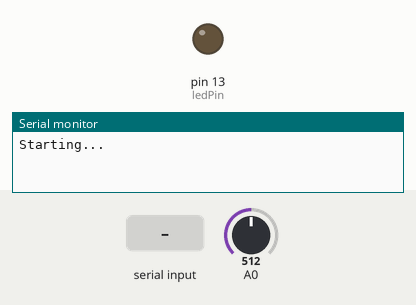
Recording of a sketch running on a simulated Arduino Uno, built with avr-gcc and run on an emulated ATmega328P. Parts: output pins drawn as LEDs (lit = HIGH), the last lines printed to the serial monitor. The inputs (shaded band) are chosen by the test bench; at power-on: A0 = 512. The modem accepts every AT command (registered, SIM ready, sends succeed) and sends nothing else.

Above: at 1.2 s.
1.3 s: "1" received over the second serial link
At 10.17 s:
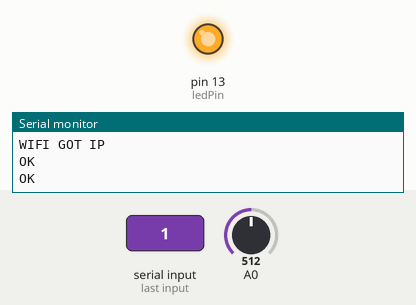
Timing chart, 0 to 42.4 s (numbered marks = the images above; inputs shaded):
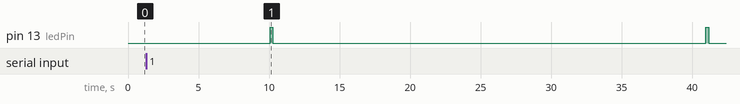

The sketch:

sketch_test_upload.ino
```cpp
#include <SoftwareSerial.h>

#define DEBUG true

// LED at D13
int ledPin = 13;

// Potentiometer at A0
int potPin = 0;

// replace with your Thingspeak channel's API key!!!
String apiKey = "1DY7HFILLTT76FUE"; // ****************************************************************** Change this!

// UNO's D10 connected to ESP's TX
// UNO's D11 connected to ESP's RX via resistor network
SoftwareSerial ESP01(10, 11); // RX, TX

void setup() {
  pinMode(ledPin, OUTPUT);
  Serial.begin(9600);
  while (!Serial){
  }
  Serial.println("Starting...");
  ESP01.begin(9600);
}

void loop() {
  // Reset ESP8266, put it into mode 1 i.e. STA only, make it join hotspot / AP,
  // establish single connection
  Serial.println();
  sendData("AT+RST\r\n",2000,DEBUG);
  sendData("AT+CWMODE=1\r\n",2000,DEBUG);
  sendData("AT+CWJAP=\"BigRedAnt\",\"sp470819\"\r\n",4000,DEBUG);
   // ****************************************************************** Change these!
  sendData("AT+CIPMUX=0\r\n",2000,DEBUG);

  // Blink LED on board
  digitalWrite(ledPin, HIGH);
  delay(200);
  digitalWrite(ledPin, LOW);

  // Read potentiometer value
  int sensorValue = analogRead(A0); // 10 bit result: 0 - 1023
  float voltage = sensorValue * (5.0 / 1023.0); // 0V - 5V
  String temp = String(voltage); // convert to string
  Serial.println(temp);

  // Make TCP connection
  String cmd = "AT+CIPSTART=\"TCP\",\"";
  cmd += "184.106.153.149"; // Thingspeak.com's IP address
  // ****************************************************************** Change this!
  cmd += "\",80\r\n";
  sendData(cmd,2000,DEBUG);

  // Prepare GET string
  String getStr = "GET /update?api_key=";
  getStr += apiKey;
  getStr +="&field1=";
  getStr += temp;
  getStr += "\r\n";

  // Send data length & GET string
  ESP01.print("AT+CIPSEND=");
  ESP01.println (getStr.length());
  Serial.print("AT+CIPSEND=");
  Serial.println (getStr.length());
  delay(500);
  if( ESP01.find( ">" ) )
  {
    Serial.print(">");
    sendData(getStr,2000,DEBUG);
  }

  // Close connection, wait a while before repeating...
  sendData("AT+CIPCLOSE",16000,DEBUG); // thingspeak needs 15 sec delay between updates
}

String sendData(String command, const int timeout, boolean debug)
{
    String response = "";
    ESP01.print(command);
    long int time = millis();

    while( (time+timeout) > millis())
    {
      while(ESP01.available())
      {
        // "Construct" response from ESP01 as follows
         // - this is to be displayed on Serial Monitor.
        char c = ESP01.read(); // read the next character.
        response+=c;
      }
    }

    if(debug)
    {
      Serial.print(response);
    }

    return (response);
}
```

Measured:
- by itself, pin 13 (ledPin): alternates HIGH for 0.20 s and LOW for 30.7 s
